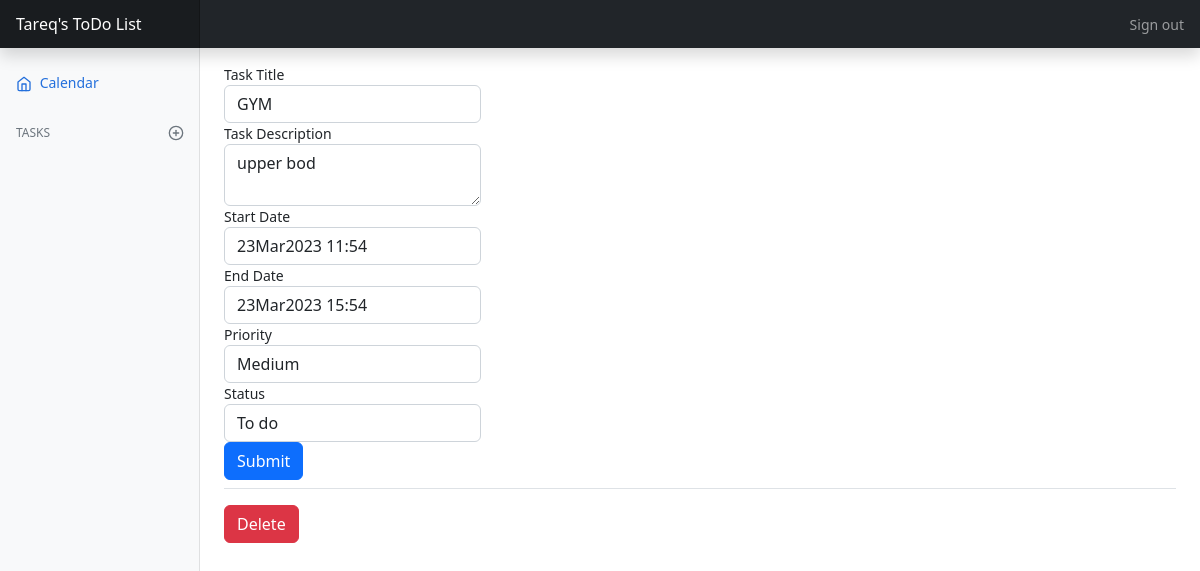
/edit/2 (signed in), run on the app's committed database.
### main.py (models this page shows)
class User(db.Model, UserMixin):
    id = db.Column(db.Integer, primary_key=True)
    name = db.Column(db.String(50))
    email = db.Column(db.String(120), unique=True)
    password = db.Column(db.String(300))
    todos = db.relationship('Todo', backref='User')

class Todo(db.Model):
    id = db.Column(db.Integer, primary_key=True)
    task_title = db.Column(db.String(50), nullable=False)
    task_notes = db.Column(db.Text, nullable=False)
    start_date = db.Column(db.DateTime, nullable=False)
    end_date = db.Column(db.DateTime, nullable=False)
    priority = db.Column(db.String, nullable=False)
    status = db.Column(db.String, nullable=False)
    user_id = db.Column(db.Integer, db.ForeignKey('user.id'), nullable=False)

### main.py (the view, shortened to what this page needs)
@app.route("/edit/<int:todo_id>", methods=["POST", "GET"])
@login_required
def edit(todo_id):
    todo = db.session.query(Todo).filter_by(id=todo_id).first()
    user = db.session.query(User).filter_by(id=todo.user_id).first()
    user_id = user.id
    form = AddTask(task_title=todo.task_title,
                   task_notes=todo.task_notes,
                   start_date=todo.start_date,
                   end_date=todo.end_date,
                   priority=todo.priority,
                   status=todo.status,
                   )
    return render_template("edit.html", user=User.query.get(user_id), user_id=user_id, form=form, todo=todo )

### main.py
class AddTask(FlaskForm):
    task_title = StringField("Task Title", validators=[DataRequired()])
    task_notes = TextAreaField("Task Description", validators=[DataRequired()])
    start_date = DateTimeField("Start Date", validators=[DataRequired()], format="%d%b%Y %H:%M", default=datetime.datetime.utcnow())
    end_date = DateTimeField("End Date", validators=[DataRequired()], format="%d%b%Y %H:%M", default=datetime.datetime.utcnow())
    priority = SelectField("Priority", validators=[DataRequired()], choices=["Low", "Medium", "High"])
    status = SelectField("Status", validators=[DataRequired()], choices=["To do", "Doing", "Done"])
    submit = SubmitField("Submit", validators=[DataRequired()])

### main.py (called while the page is built)
@login_manager.user_loader
def load_user(user_id):
    return User.query.get(int(user_id))

### templates/edit.html (shortened to what this page needs)
{% import "bootstrap/wtf.html" as wtf %}
<!doctype html>
<html lang="en">
<head>
    <link rel="stylesheet" type="text/css"
          href="{{ url_for('static',filename='/assets/dist/css/bootstrap.min.css') }}">
    <link rel="stylesheet" type="text/css" href="{{ url_for('static',filename='dashboard.css') }}">
</head>
<body>
<header class="navbar navbar-dark sticky-top bg-dark flex-md-nowrap p-0 shadow">
    <a class="navbar-brand col-md-3 col-lg-2 me-0 px-3 fs-6" href="#">{{user.name}}'s ToDo List</a>
    <div class="navbar-nav">
        <div class="nav-item text-nowrap">
            <a class="nav-link px-3" href="{{url_for('logout')}}">Sign out</a>
        </div>
    </div>
</header>
<div class="container-fluid">
    <div class="row">
        <nav id="sidebarMenu" class="col-md-3 col-lg-2 d-md-block bg-light sidebar collapse">
            <div class="position-sticky pt-3 sidebar-sticky">
                <ul class="nav flex-column">
                    <li class="nav-item">
                        <a class="nav-link active" aria-current="page" href="{{url_for('dashboard', user_id=user_id)}}">
                            <span data-feather="home" class="align-text-bottom"></span>
                            Calendar
                        </a>
                    </li>
                </ul>
                <h6 class="sidebar-heading d-flex justify-content-between align-items-center px-3 mt-4 mb-1 text-muted text-uppercase">
                    <span>Tasks</span>
                    <a class="link-secondary" href="{{url_for('add', user_id= user_id)}}" aria-label="Add a new report">
                        <span data-feather="plus-circle" class="align-text-bottom"></span>
                    </a>
                </h6>
            </div>
        </nav>
        <main class="col-md-9 ms-sm-auto col-lg-10 px-md-4">
            <div class="d-flex justify-content-between flex-wrap flex-md-nowrap align-items-center pt-3 pb-2 mb-3 border-bottom">
                {{ wtf.quick_form(form, novalidate=True, button_map={"submit": "primary"}) }}
            </div>
            <div>
                <a href="/delete/{{todo.id}}">
                    <button type="button" class="btn btn-danger">Delete</button>
                </a>
            </div>
        </main>
    </div>
</div>
</body>
</html>

### static/dashboard.css (style rules this page uses)
body { font-size: .875rem; }
.feather { width: 16px; height: 16px; }
.sidebar { position: fixed; top: 0; bottom: 0; left: 0; z-index: 100; padding: 48px 0 0; box-shadow: inset -1px 0 0 rgba(0, 0, 0, .1); }
.sidebar-sticky { height: calc(100vh - 48px); overflow-x: hidden; overflow-y: auto; }
.sidebar .nav-link { font-weight: 500; color: #333; }
.sidebar .nav-link .feather { margin-right: 4px; color: #727272; }
.sidebar .nav-link.active { color: #2470dc; }
.sidebar .nav-link:hover .feather, .sidebar .nav-link.active .feather { color: inherit; }
.sidebar-heading { font-size: .75rem; }
.navbar-brand { padding-top: .75rem; padding-bottom: .75rem; background-color: rgba(0, 0, 0, .25); box-shadow: inset -1px 0 0 rgba(0, 0, 0, .25); }

### data on the page
User: name "Tareq"
Todo: task_title "GYM", task_notes "upper bod", start_date "23Mar2023 11:54", end_date "23Mar2023 15:54", priority "Medium", status "To do"
